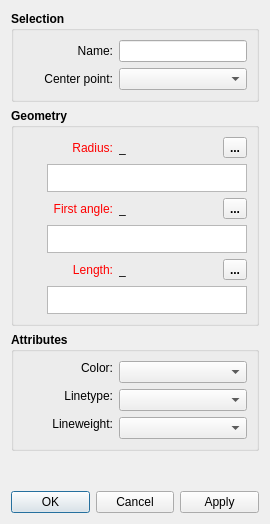
<?xml version="1.0" encoding="UTF-8"?>
<ui version="4.0">
 <class>DialogArcWithLength</class>
 <widget class="QDialog" name="DialogArcWithLength">
  <property name="geometry">
   <rect>
    <x>0</x>
    <y>0</y>
    <width>270</width>
    <height>524</height>
   </rect>
  </property>
  <property name="minimumSize">
   <size>
    <width>270</width>
    <height>0</height>
   </size>
  </property>
  <property name="windowTitle">
   <string>Arc - Radius and Length</string>
  </property>
  <property name="windowIcon">
   <iconset resource="../../../vmisc/share/resources/icon.qrc">
    <normaloff>:/icon/64x64/icon64x64.png</normaloff>:/icon/64x64/icon64x64.png</iconset>
  </property>
  <layout class="QVBoxLayout" name="verticalLayout_3">
   <item>
    <widget class="QGroupBox" name="selection_GroupBox">
     <property name="sizePolicy">
      <sizepolicy hsizetype="Expanding" vsizetype="Preferred">
       <horstretch>0</horstretch>
       <verstretch>0</verstretch>
      </sizepolicy>
     </property>
     <property name="font">
      <font>
       <pointsize>9</pointsize>
       <bold>true</bold>
      </font>
     </property>
     <property name="title">
      <string>Selection</string>
     </property>
     <layout class="QVBoxLayout" name="verticalLayout_2">
      <item>
       <layout class="QFormLayout" name="formLayout">
        <property name="labelAlignment">
         <set>Qt::AlignRight|Qt::AlignTrailing|Qt::AlignVCenter</set>
        </property>
        <item row="0" column="0">
         <widget class="QLabel" name="name_Label">
          <property name="minimumSize">
           <size>
            <width>90</width>
            <height>0</height>
           </size>
          </property>
          <property name="font">
           <font>
            <pointsize>9</pointsize>
            <bold>false</bold>
           </font>
          </property>
          <property name="text">
           <string>Name:</string>
          </property>
          <property name="alignment">
           <set>Qt::AlignRight|Qt::AlignTrailing|Qt::AlignVCenter</set>
          </property>
         </widget>
        </item>
        <item row="0" column="1">
         <widget class="QLineEdit" name="name_LineEdit">
          <property name="minimumSize">
           <size>
            <width>80</width>
            <height>0</height>
           </size>
          </property>
          <property name="font">
           <font>
            <pointsize>9</pointsize>
            <bold>false</bold>
           </font>
          </property>
         </widget>
        </item>
        <item row="1" column="0">
         <widget class="QLabel" name="centerPoint_Label">
          <property name="sizePolicy">
           <sizepolicy hsizetype="Fixed" vsizetype="Preferred">
            <horstretch>0</horstretch>
            <verstretch>0</verstretch>
           </sizepolicy>
          </property>
          <property name="minimumSize">
           <size>
            <width>90</width>
            <height>0</height>
           </size>
          </property>
          <property name="font">
           <font>
            <pointsize>9</pointsize>
            <bold>false</bold>
           </font>
          </property>
          <property name="text">
           <string>Center point:</string>
          </property>
          <property name="alignment">
           <set>Qt::AlignRight|Qt::AlignTrailing|Qt::AlignVCenter</set>
          </property>
         </widget>
        </item>
        <item row="1" column="1">
         <widget class="QComboBox" name="centerPoint_ComboBox">
          <property name="sizePolicy">
           <sizepolicy hsizetype="Expanding" vsizetype="Fixed">
            <horstretch>0</horstretch>
            <verstretch>0</verstretch>
           </sizepolicy>
          </property>
          <property name="minimumSize">
           <size>
            <width>80</width>
            <height>0</height>
           </size>
          </property>
          <property name="font">
           <font>
            <pointsize>9</pointsize>
            <bold>false</bold>
           </font>
          </property>
         </widget>
        </item>
       </layout>
      </item>
     </layout>
    </widget>
   </item>
   <item>
    <widget class="QGroupBox" name="geometry_GroupBox">
     <property name="sizePolicy">
      <sizepolicy hsizetype="Expanding" vsizetype="Preferred">
       <horstretch>0</horstretch>
       <verstretch>0</verstretch>
      </sizepolicy>
     </property>
     <property name="font">
      <font>
       <pointsize>9</pointsize>
       <bold>true</bold>
      </font>
     </property>
     <property name="title">
      <string>Geometry</string>
     </property>
     <layout class="QVBoxLayout" name="verticalLayout">
      <item>
       <layout class="QHBoxLayout" name="horizontalLayout_4">
        <item alignment="Qt::AlignLeft">
         <widget class="QLabel" name="labelEditRadius">
          <property name="sizePolicy">
           <sizepolicy hsizetype="Fixed" vsizetype="Preferred">
            <horstretch>0</horstretch>
            <verstretch>0</verstretch>
           </sizepolicy>
          </property>
          <property name="minimumSize">
           <size>
            <width>90</width>
            <height>0</height>
           </size>
          </property>
          <property name="palette">
           <palette>
            <active>
             <colorrole role="WindowText">
              <brush brushstyle="SolidPattern">
               <color alpha="255">
                <red>255</red>
                <green>0</green>
                <blue>0</blue>
               </color>
              </brush>
             </colorrole>
            </active>
            <inactive>
             <colorrole role="WindowText">
              <brush brushstyle="SolidPattern">
               <color alpha="255">
                <red>255</red>
                <green>0</green>
                <blue>0</blue>
               </color>
              </brush>
             </colorrole>
            </inactive>
            <disabled>
             <colorrole role="WindowText">
              <brush brushstyle="SolidPattern">
               <color alpha="255">
                <red>159</red>
                <green>158</green>
                <blue>158</blue>
               </color>
              </brush>
             </colorrole>
            </disabled>
           </palette>
          </property>
          <property name="font">
           <font>
            <pointsize>9</pointsize>
            <bold>false</bold>
           </font>
          </property>
          <property name="text">
           <string>Radius:</string>
          </property>
          <property name="alignment">
           <set>Qt::AlignRight|Qt::AlignTrailing|Qt::AlignVCenter</set>
          </property>
         </widget>
        </item>
        <item>
         <widget class="QLabel" name="labelResultRadius">
          <property name="sizePolicy">
           <sizepolicy hsizetype="Fixed" vsizetype="Preferred">
            <horstretch>0</horstretch>
            <verstretch>0</verstretch>
           </sizepolicy>
          </property>
          <property name="minimumSize">
           <size>
            <width>85</width>
            <height>0</height>
           </size>
          </property>
          <property name="font">
           <font>
            <pointsize>9</pointsize>
            <bold>false</bold>
           </font>
          </property>
          <property name="toolTip">
           <string>Value</string>
          </property>
          <property name="text">
           <string notr="true">_</string>
          </property>
         </widget>
        </item>
        <item>
         <spacer name="horizontalSpacer_4">
          <property name="orientation">
           <enum>Qt::Horizontal</enum>
          </property>
          <property name="sizeHint" stdset="0">
           <size>
            <width>40</width>
            <height>20</height>
           </size>
          </property>
         </spacer>
        </item>
        <item alignment="Qt::AlignRight">
         <widget class="QToolButton" name="toolButtonExprRadius">
          <property name="toolTip">
           <string>Formula wizard</string>
          </property>
          <property name="text">
           <string notr="true">...</string>
          </property>
          <property name="icon">
           <iconset resource="../../../vmisc/share/resources/icon.qrc">
            <normaloff>:/icon/24x24/fx.png</normaloff>:/icon/24x24/fx.png</iconset>
          </property>
          <property name="iconSize">
           <size>
            <width>24</width>
            <height>24</height>
           </size>
          </property>
         </widget>
        </item>
       </layout>
      </item>
      <item>
       <layout class="QHBoxLayout" name="horizontalLayout_12">
        <item>
         <widget class="QPushButton" name="pushButtonGrowLengthRadius">
          <property name="maximumSize">
           <size>
            <width>18</width>
            <height>18</height>
           </size>
          </property>
          <property name="sizeIncrement">
           <size>
            <width>0</width>
            <height>0</height>
           </size>
          </property>
          <property name="toolTip">
           <string>&lt;html&gt;&lt;head/&gt;&lt;body&gt;&lt;p&gt;Show full calculation in message box&lt;/p&gt;&lt;/body&gt;&lt;/html&gt;</string>
          </property>
          <property name="text">
           <string notr="true"/>
          </property>
          <property name="icon">
           <iconset theme="go-down">
            <normaloff>.</normaloff>.</iconset>
          </property>
          <property name="iconSize">
           <size>
            <width>16</width>
            <height>16</height>
           </size>
          </property>
          <property name="flat">
           <bool>true</bool>
          </property>
         </widget>
        </item>
        <item>
         <widget class="QPlainTextEdit" name="plainTextEditRadius">
          <property name="sizePolicy">
           <sizepolicy hsizetype="Expanding" vsizetype="Preferred">
            <horstretch>0</horstretch>
            <verstretch>0</verstretch>
           </sizepolicy>
          </property>
          <property name="maximumSize">
           <size>
            <width>16777215</width>
            <height>28</height>
           </size>
          </property>
          <property name="font">
           <font>
            <pointsize>9</pointsize>
            <bold>false</bold>
           </font>
          </property>
          <property name="toolTip">
           <string>Calculation</string>
          </property>
          <property name="tabChangesFocus">
           <bool>true</bool>
          </property>
         </widget>
        </item>
       </layout>
      </item>
      <item>
       <layout class="QHBoxLayout" name="horizontalLayout_5">
        <item alignment="Qt::AlignLeft">
         <widget class="QLabel" name="labelEditF1">
          <property name="sizePolicy">
           <sizepolicy hsizetype="Fixed" vsizetype="Preferred">
            <horstretch>0</horstretch>
            <verstretch>0</verstretch>
           </sizepolicy>
          </property>
          <property name="minimumSize">
           <size>
            <width>90</width>
            <height>0</height>
           </size>
          </property>
          <property name="palette">
           <palette>
            <active>
             <colorrole role="WindowText">
              <brush brushstyle="SolidPattern">
               <color alpha="255">
                <red>255</red>
                <green>0</green>
                <blue>0</blue>
               </color>
              </brush>
             </colorrole>
            </active>
            <inactive>
             <colorrole role="WindowText">
              <brush brushstyle="SolidPattern">
               <color alpha="255">
                <red>255</red>
                <green>0</green>
                <blue>0</blue>
               </color>
              </brush>
             </colorrole>
            </inactive>
            <disabled>
             <colorrole role="WindowText">
              <brush brushstyle="SolidPattern">
               <color alpha="255">
                <red>159</red>
                <green>158</green>
                <blue>158</blue>
               </color>
              </brush>
             </colorrole>
            </disabled>
           </palette>
          </property>
          <property name="font">
           <font>
            <pointsize>9</pointsize>
            <bold>false</bold>
           </font>
          </property>
          <property name="text">
           <string>First angle:</string>
          </property>
          <property name="alignment">
           <set>Qt::AlignRight|Qt::AlignTrailing|Qt::AlignVCenter</set>
          </property>
         </widget>
        </item>
        <item>
         <widget class="QLabel" name="labelResultF1">
          <property name="sizePolicy">
           <sizepolicy hsizetype="Fixed" vsizetype="Preferred">
            <horstretch>0</horstretch>
            <verstretch>0</verstretch>
           </sizepolicy>
          </property>
          <property name="minimumSize">
           <size>
            <width>85</width>
            <height>0</height>
           </size>
          </property>
          <property name="font">
           <font>
            <pointsize>9</pointsize>
            <bold>false</bold>
           </font>
          </property>
          <property name="toolTip">
           <string>Value</string>
          </property>
          <property name="text">
           <string notr="true">_</string>
          </property>
         </widget>
        </item>
        <item>
         <spacer name="horizontalSpacer_5">
          <property name="orientation">
           <enum>Qt::Horizontal</enum>
          </property>
          <property name="sizeHint" stdset="0">
           <size>
            <width>40</width>
            <height>20</height>
           </size>
          </property>
         </spacer>
        </item>
        <item alignment="Qt::AlignRight">
         <widget class="QToolButton" name="toolButtonExprF1">
          <property name="toolTip">
           <string>Formula wizard</string>
          </property>
          <property name="text">
           <string notr="true">...</string>
          </property>
          <property name="icon">
           <iconset resource="../../../vmisc/share/resources/icon.qrc">
            <normaloff>:/icon/24x24/fx.png</normaloff>:/icon/24x24/fx.png</iconset>
          </property>
          <property name="iconSize">
           <size>
            <width>24</width>
            <height>24</height>
           </size>
          </property>
         </widget>
        </item>
       </layout>
      </item>
      <item>
       <layout class="QHBoxLayout" name="horizontalLayout_9">
        <item>
         <widget class="QPushButton" name="pushButtonGrowLengthF1">
          <property name="maximumSize">
           <size>
            <width>18</width>
            <height>18</height>
           </size>
          </property>
          <property name="sizeIncrement">
           <size>
            <width>0</width>
            <height>0</height>
           </size>
          </property>
          <property name="toolTip">
           <string>&lt;html&gt;&lt;head/&gt;&lt;body&gt;&lt;p&gt;Show full calculation in message box&lt;/p&gt;&lt;/body&gt;&lt;/html&gt;</string>
          </property>
          <property name="text">
           <string notr="true"/>
          </property>
          <property name="icon">
           <iconset theme="go-down">
            <normaloff>.</normaloff>.</iconset>
          </property>
          <property name="iconSize">
           <size>
            <width>16</width>
            <height>16</height>
           </size>
          </property>
          <property name="flat">
           <bool>true</bool>
          </property>
         </widget>
        </item>
        <item>
         <widget class="QPlainTextEdit" name="plainTextEditF1">
          <property name="sizePolicy">
           <sizepolicy hsizetype="Expanding" vsizetype="Preferred">
            <horstretch>0</horstretch>
            <verstretch>0</verstretch>
           </sizepolicy>
          </property>
          <property name="maximumSize">
           <size>
            <width>16777215</width>
            <height>28</height>
           </size>
          </property>
          <property name="font">
           <font>
            <pointsize>9</pointsize>
            <bold>false</bold>
           </font>
          </property>
          <property name="toolTip">
           <string>&lt;html&gt;&lt;head/&gt;&lt;body&gt;
&lt;table width = 370&gt;&lt;tr&gt;&lt;td align = left width =300&gt;&lt;b&gt;Angle Calculation&lt;/b&gt;&lt;br&gt;Angles are specified in degrees, i.e. a full circle equals 360 deg. Positive values for an  angle means counter-clockwise while a negative value means the clockwise direction. Zero degrees is at the 3 o'clock position.&lt;/td&gt;&lt;td align = right valign = middle&gt;&lt;img src=&quot;:/icon/64x64/rotation.png&quot;/&gt;&lt;/td&gt;&lt;/tr&gt;&lt;/table&gt;&lt;/body&gt;&lt;/html&gt;</string>
          </property>
          <property name="tabChangesFocus">
           <bool>true</bool>
          </property>
         </widget>
        </item>
       </layout>
      </item>
      <item>
       <layout class="QHBoxLayout" name="horizontalLayout_11">
        <item alignment="Qt::AlignLeft">
         <widget class="QLabel" name="labelEditLength">
          <property name="sizePolicy">
           <sizepolicy hsizetype="Fixed" vsizetype="Preferred">
            <horstretch>0</horstretch>
            <verstretch>0</verstretch>
           </sizepolicy>
          </property>
          <property name="minimumSize">
           <size>
            <width>90</width>
            <height>0</height>
           </size>
          </property>
          <property name="palette">
           <palette>
            <active>
             <colorrole role="WindowText">
              <brush brushstyle="SolidPattern">
               <color alpha="255">
                <red>255</red>
                <green>0</green>
                <blue>0</blue>
               </color>
              </brush>
             </colorrole>
            </active>
            <inactive>
             <colorrole role="WindowText">
              <brush brushstyle="SolidPattern">
               <color alpha="255">
                <red>255</red>
                <green>0</green>
                <blue>0</blue>
               </color>
              </brush>
             </colorrole>
            </inactive>
            <disabled>
             <colorrole role="WindowText">
              <brush brushstyle="SolidPattern">
               <color alpha="255">
                <red>159</red>
                <green>158</green>
                <blue>158</blue>
               </color>
              </brush>
             </colorrole>
            </disabled>
           </palette>
          </property>
          <property name="font">
           <font>
            <pointsize>9</pointsize>
            <bold>false</bold>
           </font>
          </property>
          <property name="text">
           <string>Length:</string>
          </property>
          <property name="alignment">
           <set>Qt::AlignRight|Qt::AlignTrailing|Qt::AlignVCenter</set>
          </property>
         </widget>
        </item>
        <item>
         <widget class="QLabel" name="labelResultLength">
          <property name="sizePolicy">
           <sizepolicy hsizetype="Fixed" vsizetype="Preferred">
            <horstretch>0</horstretch>
            <verstretch>0</verstretch>
           </sizepolicy>
          </property>
          <property name="minimumSize">
           <size>
            <width>85</width>
            <height>0</height>
           </size>
          </property>
          <property name="font">
           <font>
            <pointsize>9</pointsize>
            <bold>false</bold>
           </font>
          </property>
          <property name="toolTip">
           <string>Value</string>
          </property>
          <property name="text">
           <string notr="true">_</string>
          </property>
         </widget>
        </item>
        <item>
         <spacer name="horizontalSpacer_6">
          <property name="orientation">
           <enum>Qt::Horizontal</enum>
          </property>
          <property name="sizeHint" stdset="0">
           <size>
            <width>40</width>
            <height>20</height>
           </size>
          </property>
         </spacer>
        </item>
        <item alignment="Qt::AlignRight">
         <widget class="QToolButton" name="toolButtonExprLength">
          <property name="toolTip">
           <string>Formula wizard</string>
          </property>
          <property name="text">
           <string notr="true">...</string>
          </property>
          <property name="icon">
           <iconset resource="../../../vmisc/share/resources/icon.qrc">
            <normaloff>:/icon/24x24/fx.png</normaloff>:/icon/24x24/fx.png</iconset>
          </property>
          <property name="iconSize">
           <size>
            <width>24</width>
            <height>24</height>
           </size>
          </property>
         </widget>
        </item>
       </layout>
      </item>
      <item>
       <layout class="QHBoxLayout" name="horizontalLayout_10">
        <item>
         <widget class="QPushButton" name="pushButtonGrowLengthArcLength">
          <property name="maximumSize">
           <size>
            <width>18</width>
            <height>18</height>
           </size>
          </property>
          <property name="sizeIncrement">
           <size>
            <width>0</width>
            <height>0</height>
           </size>
          </property>
          <property name="toolTip">
           <string>&lt;html&gt;&lt;head/&gt;&lt;body&gt;&lt;p&gt;Show full calculation in message box&lt;/p&gt;&lt;/body&gt;&lt;/html&gt;</string>
          </property>
          <property name="text">
           <string notr="true"/>
          </property>
          <property name="icon">
           <iconset theme="go-down">
            <normaloff>.</normaloff>.</iconset>
          </property>
          <property name="iconSize">
           <size>
            <width>16</width>
            <height>16</height>
           </size>
          </property>
          <property name="flat">
           <bool>true</bool>
          </property>
         </widget>
        </item>
        <item>
         <widget class="QPlainTextEdit" name="plainTextEditLength">
          <property name="sizePolicy">
           <sizepolicy hsizetype="Expanding" vsizetype="Preferred">
            <horstretch>0</horstretch>
            <verstretch>0</verstretch>
           </sizepolicy>
          </property>
          <property name="maximumSize">
           <size>
            <width>16777215</width>
            <height>28</height>
           </size>
          </property>
          <property name="font">
           <font>
            <pointsize>9</pointsize>
            <bold>false</bold>
           </font>
          </property>
          <property name="toolTip">
           <string>Calculation</string>
          </property>
          <property name="tabChangesFocus">
           <bool>true</bool>
          </property>
         </widget>
        </item>
       </layout>
      </item>
     </layout>
    </widget>
   </item>
   <item>
    <widget class="QGroupBox" name="attributes_GroupBox_2">
     <property name="minimumSize">
      <size>
       <width>240</width>
       <height>0</height>
      </size>
     </property>
     <property name="font">
      <font>
       <pointsize>9</pointsize>
       <bold>true</bold>
      </font>
     </property>
     <property name="title">
      <string>Attributes</string>
     </property>
     <layout class="QVBoxLayout" name="verticalLayout_4">
      <item>
       <layout class="QFormLayout" name="formLayout_2">
        <property name="labelAlignment">
         <set>Qt::AlignRight|Qt::AlignTrailing|Qt::AlignVCenter</set>
        </property>
        <item row="1" column="0">
         <widget class="QLabel" name="lineType_Label">
          <property name="sizePolicy">
           <sizepolicy hsizetype="MinimumExpanding" vsizetype="Fixed">
            <horstretch>0</horstretch>
            <verstretch>0</verstretch>
           </sizepolicy>
          </property>
          <property name="minimumSize">
           <size>
            <width>90</width>
            <height>0</height>
           </size>
          </property>
          <property name="maximumSize">
           <size>
            <width>16777215</width>
            <height>16777215</height>
           </size>
          </property>
          <property name="font">
           <font>
            <pointsize>9</pointsize>
            <bold>false</bold>
           </font>
          </property>
          <property name="text">
           <string>Linetype:</string>
          </property>
          <property name="alignment">
           <set>Qt::AlignRight|Qt::AlignTrailing|Qt::AlignVCenter</set>
          </property>
         </widget>
        </item>
        <item row="1" column="1">
         <widget class="LineTypeComboBox" name="lineType_ComboBox">
          <property name="sizePolicy">
           <sizepolicy hsizetype="Expanding" vsizetype="Fixed">
            <horstretch>0</horstretch>
            <verstretch>0</verstretch>
           </sizepolicy>
          </property>
          <property name="minimumSize">
           <size>
            <width>80</width>
            <height>0</height>
           </size>
          </property>
          <property name="maximumSize">
           <size>
            <width>16777215</width>
            <height>16777215</height>
           </size>
          </property>
          <property name="font">
           <font>
            <pointsize>9</pointsize>
            <bold>false</bold>
           </font>
          </property>
         </widget>
        </item>
        <item row="2" column="0">
         <widget class="QLabel" name="lineWeight_Label">
          <property name="sizePolicy">
           <sizepolicy hsizetype="MinimumExpanding" vsizetype="Fixed">
            <horstretch>0</horstretch>
            <verstretch>0</verstretch>
           </sizepolicy>
          </property>
          <property name="minimumSize">
           <size>
            <width>90</width>
            <height>0</height>
           </size>
          </property>
          <property name="maximumSize">
           <size>
            <width>16777215</width>
            <height>16777215</height>
           </size>
          </property>
          <property name="font">
           <font>
            <pointsize>9</pointsize>
            <bold>false</bold>
           </font>
          </property>
          <property name="text">
           <string>Lineweight:</string>
          </property>
          <property name="alignment">
           <set>Qt::AlignRight|Qt::AlignTrailing|Qt::AlignVCenter</set>
          </property>
         </widget>
        </item>
        <item row="2" column="1">
         <widget class="LineWeightComboBox" name="lineWeight_ComboBox">
          <property name="sizePolicy">
           <sizepolicy hsizetype="Expanding" vsizetype="Fixed">
            <horstretch>0</horstretch>
            <verstretch>0</verstretch>
           </sizepolicy>
          </property>
          <property name="minimumSize">
           <size>
            <width>80</width>
            <height>0</height>
           </size>
          </property>
          <property name="font">
           <font>
            <pointsize>9</pointsize>
            <bold>false</bold>
           </font>
          </property>
         </widget>
        </item>
        <item row="0" column="0">
         <widget class="QLabel" name="lineColor_Label">
          <property name="sizePolicy">
           <sizepolicy hsizetype="MinimumExpanding" vsizetype="Fixed">
            <horstretch>0</horstretch>
            <verstretch>0</verstretch>
           </sizepolicy>
          </property>
          <property name="minimumSize">
           <size>
            <width>90</width>
            <height>0</height>
           </size>
          </property>
          <property name="maximumSize">
           <size>
            <width>16777215</width>
            <height>16777215</height>
           </size>
          </property>
          <property name="font">
           <font>
            <pointsize>9</pointsize>
            <bold>false</bold>
           </font>
          </property>
          <property name="text">
           <string>Color:</string>
          </property>
          <property name="alignment">
           <set>Qt::AlignRight|Qt::AlignTrailing|Qt::AlignVCenter</set>
          </property>
         </widget>
        </item>
        <item row="0" column="1">
         <widget class="ColorComboBox" name="lineColor_ComboBox">
          <property name="sizePolicy">
           <sizepolicy hsizetype="Expanding" vsizetype="Fixed">
            <horstretch>0</horstretch>
            <verstretch>0</verstretch>
           </sizepolicy>
          </property>
          <property name="minimumSize">
           <size>
            <width>80</width>
            <height>0</height>
           </size>
          </property>
          <property name="font">
           <font>
            <pointsize>9</pointsize>
            <bold>false</bold>
           </font>
          </property>
         </widget>
        </item>
       </layout>
      </item>
     </layout>
    </widget>
   </item>
   <item>
    <spacer name="verticalSpacer">
     <property name="orientation">
      <enum>Qt::Vertical</enum>
     </property>
     <property name="sizeHint" stdset="0">
      <size>
       <width>20</width>
       <height>9</height>
      </size>
     </property>
    </spacer>
   </item>
   <item>
    <widget class="QDialogButtonBox" name="buttonBox">
     <property name="orientation">
      <enum>Qt::Horizontal</enum>
     </property>
     <property name="standardButtons">
      <set>QDialogButtonBox::Apply|QDialogButtonBox::Cancel|QDialogButtonBox::Ok</set>
     </property>
    </widget>
   </item>
  </layout>
 </widget>
 <customwidgets>
  <customwidget>
   <class>ColorComboBox</class>
   <extends>QComboBox</extends>
   <header location="global">color_combobox.h</header>
  </customwidget>
  <customwidget>
   <class>LineTypeComboBox</class>
   <extends>QComboBox</extends>
   <header location="global">linetype_combobox.h</header>
  </customwidget>
  <customwidget>
   <class>LineWeightComboBox</class>
   <extends>QComboBox</extends>
   <header location="global">lineweight_combobox.h</header>
  </customwidget>
 </customwidgets>
 <resources>
  <include location="../../../vmisc/share/resources/icon.qrc"/>
 </resources>
 <connections>
  <connection>
   <sender>buttonBox</sender>
   <signal>accepted()</signal>
   <receiver>DialogArcWithLength</receiver>
   <slot>accept()</slot>
   <hints>
    <hint type="sourcelabel">
     <x>248</x>
     <y>254</y>
    </hint>
    <hint type="destinationlabel">
     <x>157</x>
     <y>274</y>
    </hint>
   </hints>
  </connection>
  <connection>
   <sender>buttonBox</sender>
   <signal>rejected()</signal>
   <receiver>DialogArcWithLength</receiver>
   <slot>reject()</slot>
   <hints>
    <hint type="sourcelabel">
     <x>316</x>
     <y>260</y>
    </hint>
    <hint type="destinationlabel">
     <x>286</x>
     <y>274</y>
    </hint>
   </hints>
  </connection>
 </connections>
</ui>
